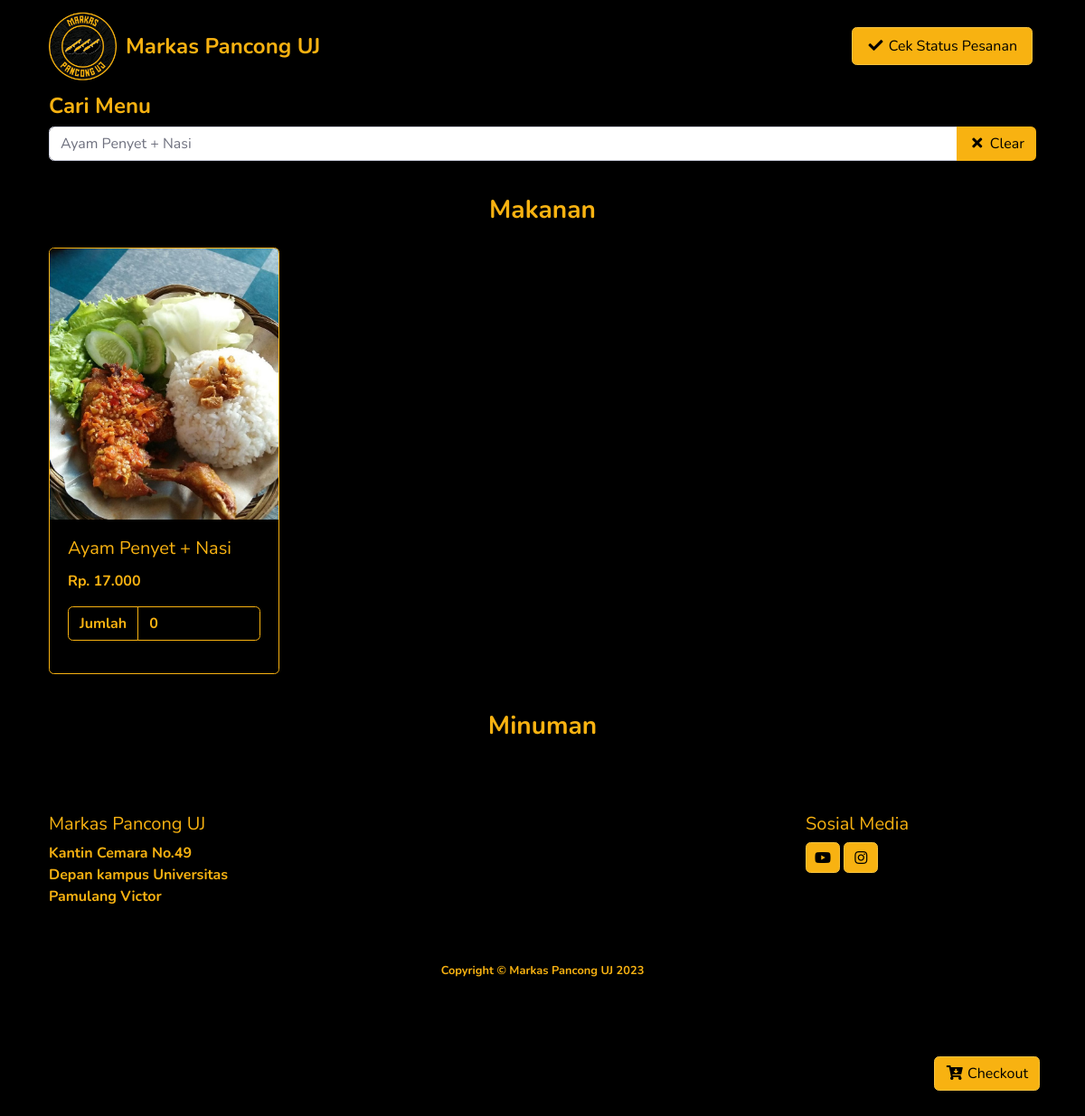
Page /pesan.php?keyword=Ayam Penyet + Nasi on the committed database.
### tables this page shows
CREATE TABLE `menu` (
  `id_menu` int(11) NOT NULL,
  `nama_menu` varchar(50) NOT NULL,
  `harga_menu` int(11) NOT NULL,
  `jenis_menu` enum('makanan','minuman') NOT NULL,
  `foto_menu` text NOT NULL
);

### pesan.php (the view, shortened to what this page needs)
<?php
  require_once 'koneksi.php';
  if (isset($_GET['keyword'])) {
    $keyword = $_GET['keyword'];
    $menu_makanan = mysqli_query($koneksi, "SELECT * FROM menu WHERE jenis_menu = 'makanan' AND nama_menu LIKE '%$keyword%'");
  } else {
    $menu_makanan = mysqli_query($koneksi, "SELECT * FROM menu WHERE jenis_menu = 'makanan'");
    $menu_minuman = mysqli_query($koneksi, "SELECT * FROM menu WHERE jenis_menu = 'minuman'");
  }
  $dari_awal_bulan = date('Y-m-01') . ' 00:00:00';
  $sampai_tanggal_ini = date('Y-m-d') . ' 23:59:59';
  $menu_paling_laku = mysqli_fetch_assoc(mysqli_query($koneksi, "SELECT *, detail_pesanan.id_menu, nama_menu, SUM(jumlah) as laku FROM detail_pesanan INNER JOIN menu ON detail_pesanan.id_menu = menu.id_menu INNER JOIN pesanan ON pesanan.kode_pesanan = detail_pesanan.kode_pesanan WHERE tanggal_pesanan BETWEEN '$dari_awal_bulan' AND '$sampai_tanggal_ini' GROUP BY detail_pesanan.id_menu ORDER BY laku DESC LIMIT 1"));
 ?>
<!DOCTYPE html>
<html lang="en" id="home">
<head>
  <?php include 'head.php' ?>
</head>
<body style="background-color: black;">
  <section class="fixed-top d-flex flex-column">
    <nav class="navbar navbar-expand-lg navbar-dark bg-black">
      <div class="container">
        <a class="navbar-brand" href="index.php"><img src="img/logo.png" alt="logo"><span>Markas Pancong UJ</span></a>
        <a class="nav-link btn btn-warning btn-pancong text-center text-white m-1" href="status_pesanan.php"><i class="fas fa-fw fa-check"></i> Cek Status Pesanan</a>
      </div>
    </nav>
    <div class="container bg-black">
      <form>
        <h4 class="text-left text-pancong">Cari Menu</h4>
        <div class="input-group mb-3">
          <input type="text" name="keyword" id="keyword" class="form-control" placeholder="<?= ($menu_paling_laku) ? ucwords($menu_paling_laku['nama_menu'] . ' (HOT!)') : 'Pancong'; ?>" aria-describedby="button-search" value="<?php echo isset($_GET['keyword']) ? $_GET['keyword'] : ''; ?>">
          <div class="input-group-append">
            <button type="button" class="btn btn-pancong" onclick="clearSearch()"><i class="fas fa-fw fa-times"></i> Clear</button>
          </div>
        </div>
      </form>
    </div>
  </section>
  <section id="menu" class="mt-5 pt-5 bg-black">
    <div class="container mt-5 pt-5">
      <form method="post" action="checkout.php" class="mt-4">
        <div id="menu-search">
          <div class="row">
            <div class="col">
              <h3 class="text-center text-pancong mb-3">Makanan</h3>
              <div class="row" id="list-makanan">
                <?php foreach ($menu_makanan as $dmm): ?>
                  <div class="col-lg-3 my-2">
                    <div class="card card-menu border-pancong bg-black text-pancong">
                      <div class="card-image-container">
                        <img src="img/menu/<?= $dmm['foto_menu']; ?>" class="card-img-top" alt="<?= $dmm['foto_menu']; ?>">
                      </div>
                      <div class="card-body">
                        <h5 class="card-title"><?= $dmm['nama_menu']; ?> <?= ($menu_paling_laku) ? ($menu_paling_laku['nama_menu'] == $dmm['nama_menu']) ? '(PALING LAKU)' : '' : ''; ?></h5>
                        <p class="card-text">Rp. <?= str_replace(",", ".", number_format($dmm['harga_menu'])); ?></p>
                        <div class="input-group mb-3">
                          <div class="input-group-prepend">
                            <span class="input-group-text bg-black text-pancong border-pancong">Jumlah</span>
                          </div>
                          <input type="number" class="form-control bg-black border-pancong text-pancong" value="0" min="0" name="jml_menu[]">
                        </div>
                      </div>
                    </div>
                  </div>
                <?php endforeach ?>
              </div>
            </div>
          </div>
          <hr>
          <div class="row">
            <div class="col">
              <h3 class="text-center text-pancong mb-3">Minuman</h3>
            </div>
          </div>
        </div>
        <button type="submit" name="btnCheckout" class="btn btn-warning btn-checkout btn-pancong"><i class="fas fa-fw fa-cart-arrow-down"></i> Checkout</button>
      </form>
    </div>
  </section>
  <footer class="sticky-footer bg-black">
    <div class="container my-auto">
      <div class="row mt-3 mb-5 text-pancong justify-content-between">
        <div class="col-lg-3 col-md-6">
          <h5>Markas Pancong UJ</h5>
          <p>Kantin Cemara No.49 <br> Depan kampus Universitas Pamulang Victor</p>
        </div>
        <div class="col-lg-3 col-md-6">
          <h5>Sosial Media</h5>
          <a class="btn btn-warning btn-pancong p-2" href="https://www.youtube.com/@mapaufamily600" target="_blank"><i class="fab fa-fw fa-youtube"></i></a>
          <a class="btn btn-warning btn-pancong p-2" href="https://www.instagram.com/markaspanconguj/" target="_blank"><i class="fab fa-fw fa-instagram"></i></a>
        </div>
      </div>
      <div class="copyright text-center my-auto text-pancong">
        <span>Copyright &copy; Markas Pancong UJ 2023</span>
      </div>
    </div>
  </footer>
</body>
</html>

### css/style.css (style rules this page uses)
html { scroll-behavior: smooth; }
.btn-checkout { position: fixed; bottom: 50px; right: 50px; }
.bg-black { background-color: #000!important; }
.btn-pancong { color: #000!important; background-color: #F8B211!important; }
.text-pancong { color: #F8B211!important; font-weight: bold!important; }
.navbar-brand span { display: inline-block; vertical-align: middle; font-size: 24px; margin-left: 10px; color: #F8B211!important; font-weight: bold; }
.navbar-brand img { width: 75px; }
.border-pancong { border-color: #F8B211!important; }
.card-menu { height: 100%; }
.card-image-container { width: 100%; height: 300px; overflow: hidden; flex: 0 0 auto; }
.card-image-container img { width: 100%; height: 100%; object-fit: cover; }

### rows in the picture
menu: foto_menu (picture), nama_menu "Ayam Penyet + Nasi", harga_menu "17.000"
